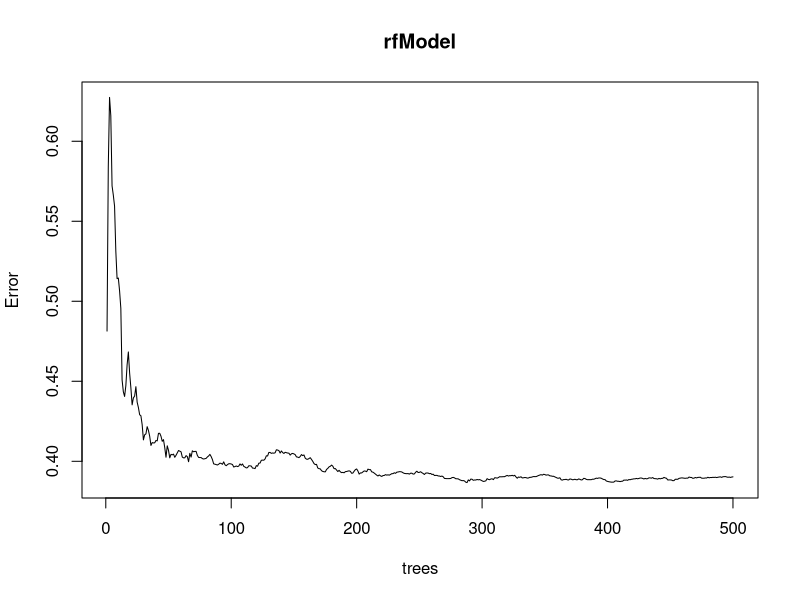
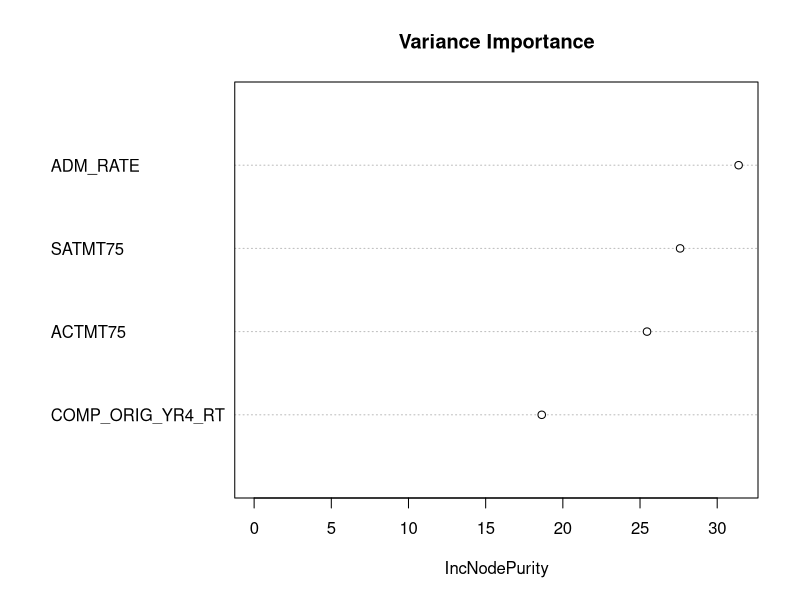

Here is the R script that generated these plots, in order:
#Prediction in earning
library(randomForest)

trainSet = read.csv("data/train-set.csv", header = TRUE)
trainSet = trainSet[c("SATMT75", "ACTMT75", "ADM_RATE", "COMP_ORIG_YR4_RT","MN_EARN_WNE_INC3_P10")]
trainSet = data.frame(scale(trainSet, center=TRUE, scale=TRUE))
testSet = read.csv("data/test-set.csv", header = TRUE)
testSet = testSet[c("SATMT75", "ACTMT75", "ADM_RATE", "COMP_ORIG_YR4_RT","MN_EARN_WNE_INC3_P10")]
testSet =  data.frame(scale(testSet, center=TRUE, scale=TRUE))
rfModel = randomForest(MN_EARN_WNE_INC3_P10 ~ ., trainSet, ntree= 500)
plot(rfModel)
#We plot the error rate across decision trees.
#The plot shows that the error become more stable after 100 decision trees.

imp <- importance(rfModel,type = 2)

#IncNodePurity is the average cumulative reduction in node impurity due
#to splits by a variable over the trees, which is also the mean decrease in MSE.

# Variable Importance Plot
varplot <- varImpPlot(rfModel, sort = T, main = "Variance Importance", n.var = 4)

#Predict response variable value using random forest model
predModel = predict(rfModel, testSet)

res = table(predModel, testSet$MN_EARN_WNE_INC3_P10)

#save into random forest binary file
save(rfModel, imp, predModel,varplot, res,file="./data/random-forest-top.RData")
